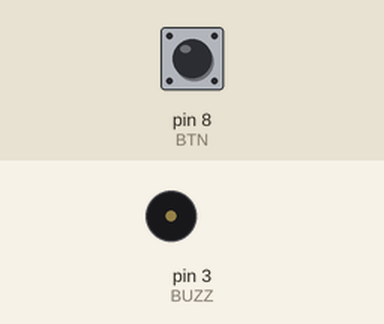
The sketch below on a simulated Arduino Uno, built with avr-gcc and run on an emulated ATmega328P. Parts: buzzer (waves = sounding). The inputs (shaded band) are chosen by the test bench; at power-on: pin 8 (BTN) HIGH.

Above: at 1.2 s.
1.3 s: pin 8 (BTN) pulled LOW for 0.15 s
At 2.2 s:
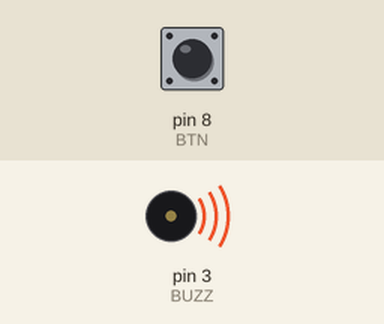
4.4 s: pin 8 (BTN) pulled LOW for 1 s
At 7.2 s:
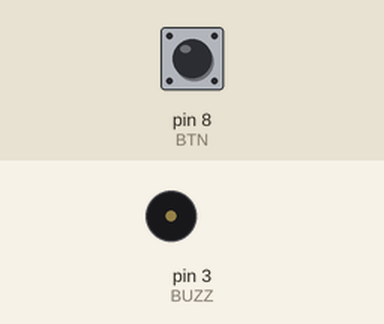
7.8 s: pin 8 (BTN) pulled LOW for 3.2 s
At 8.3 s:
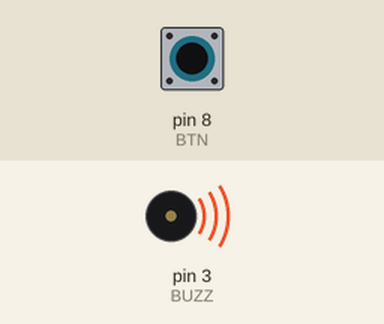
Timing chart, 0 to 13.3 s (numbered marks = the images above; inputs shaded):
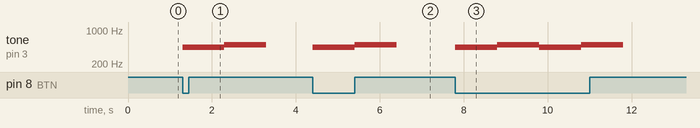

The sketch:

TemperatureNTC.ino
```cpp
const int BUZZ = 3;
const int BTN = 8;
void setup(){
  pinMode(BUZZ, OUTPUT);
  pinMode(BTN, INPUT_PULLUP);

}
void loop(){
int buttonState = digitalRead(BTN);
  if(buttonState == LOW){
  tone(BUZZ, 440, 1000);
  delay(999);
  tone(BUZZ, 500, 1000);
  delay(999);
  }
  else{
    digitalWrite(BUZZ, LOW);
  }
}
```

Measured:
- after the input at 1.3 s, tone on pin 3 (BUZZ): silent → 440 Hz at once, → 500 Hz 1.0 s later, → silent 1.0 s later
- after the input at 4.4 s, tone on pin 3 (BUZZ): silent → 440 Hz at once, → 500 Hz 1.0 s later, → silent 1.0 s later
- after the input at 7.8 s, tone on pin 3 (BUZZ): plays 440 Hz for 1.0 s, 500 Hz for 1.0 s, 440 Hz for 1.0 s, 500 Hz for 1.0 s, starting at once
